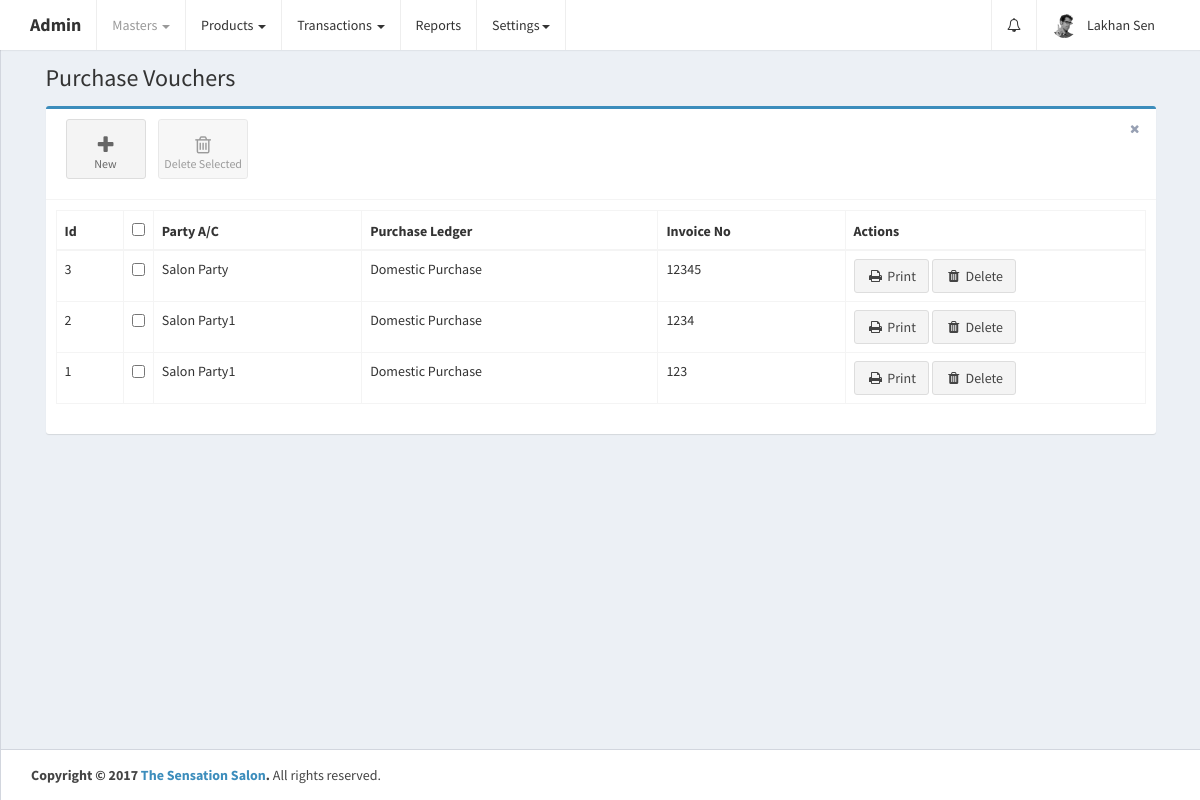
The page /home.php?controller=purchase&action=getbills (signed in) on the database as committed earlier.
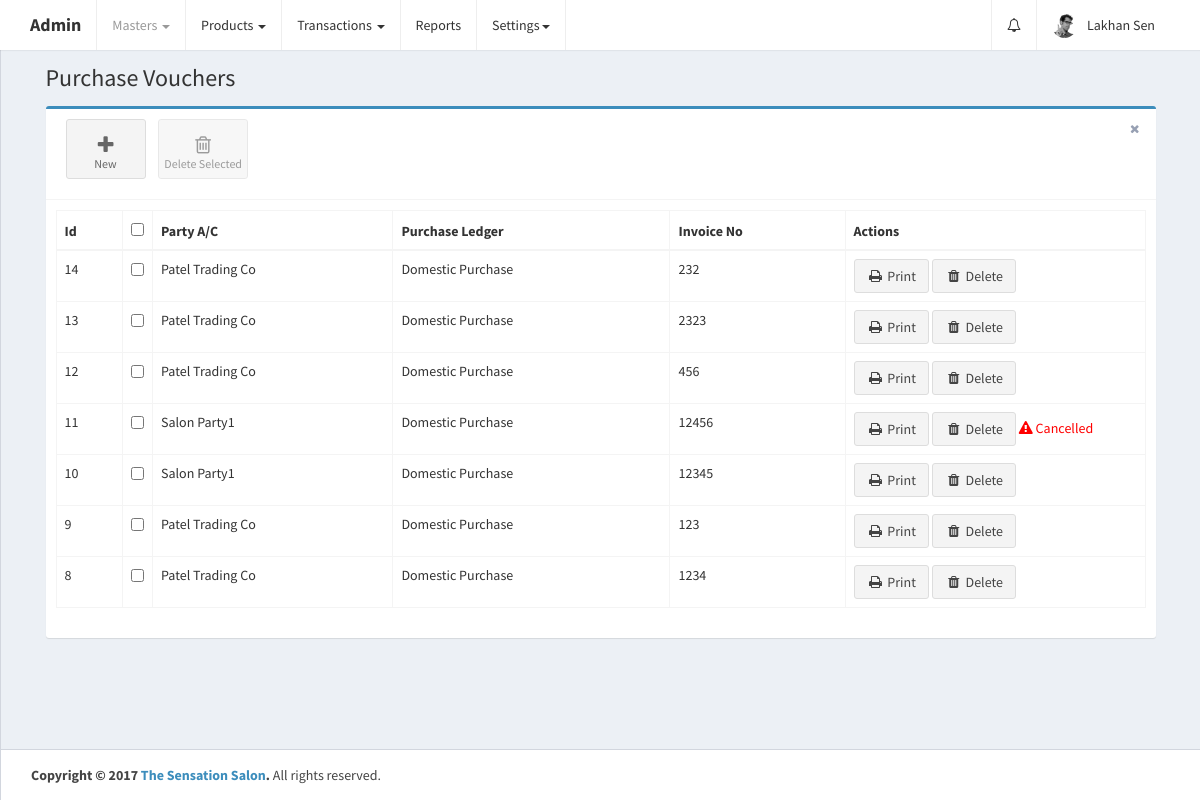
The same page on the database as committed later.
### tables this page shows
CREATE TABLE `purchase_vouchers` (
  `id` int(11) UNSIGNED NOT NULL,
  `date` date DEFAULT NULL,
  `purchase_ledger_id` int(11) DEFAULT NULL,
  `invoice_no` varchar(255) DEFAULT NULL,
  `invoice_date` date DEFAULT NULL,
  `purchase_type_id` int(11) DEFAULT NULL,
  `party_id` int(11) DEFAULT NULL,
  `products_data` longtext COMMENT 'product_id, target_account_id, product_name, hsn_code, mrp, qty, final_updated_qty, price, discount_percentage, discount_rs, cgst_percentage, cgst_rs, sgst_percentage, sgst_rs, igst_percentage, igst_rs, total_amount',
  `total_qty` int(11) DEFAULT NULL,
  `total_rate_per_unit` double DEFAULT NULL,
  `total_discount_percentage` double DEFAULT NULL,
  `total_discount_rs` double DEFAULT NULL,
  `total_cgst_percentage` double DEFAULT NULL,
  `total_cgst_rs` double DEFAULT NULL,
  `total_sgst_percentage` double DEFAULT NULL,
  `total_sgst_rs` double DEFAULT NULL,
  `total_igst_percentage` double DEFAULT NULL,
  `total_igst_rs` double DEFAULT NULL,
  `total_bill_amount` double DEFAULT NULL,
  `is_deleted` tinyint(1) NOT NULL DEFAULT '0',
  `created_at` datetime NOT NULL DEFAULT CURRENT_TIMESTAMP,
  `updated_at` datetime NOT NULL DEFAULT CURRENT_TIMESTAMP ON UPDATE CURRENT_TIMESTAMP
);

### home.php (called while the page is built, shortened)
<?php
require_once 'config/database.php';
if (isset($_GET['controller']) || isset($_GET['action'])) {
    if (isset($_GET['controller']))
        $controller = ucfirst($_GET['controller']);
    if (isset($_GET['action']))
        $action = $_GET['action'];
} else {
    $controller = 'Home';
    $action = 'index';
}
require_once 'config/routes.php';
?>

### controllers/PurchaseController.php (called while the page is built, shortened)
<?php
class PurchaseController {
    public $purchaseobj;
    public $accountgroupobj;
    public $ex_ins_staff_members_nots;
    public function __construct() {
        require_once 'models/Purchase.php';
        $this->purchaseobj = new Purchase();
        require_once 'models/AccountGroup.php';
        $this->accountgroupobj = new AccountGroup();
        $this->ex_ins_staff_members_nots = array();
    }
    public function getbills() {
        $page_header = 'Purchase Vouchers';
        $purchase_vouchers = array();
        $purchase_vouchers_res = $this->purchaseobj->getPurchaseVouchers();
        if ($purchase_vouchers_res->num_rows > 0) {
            while ($purchase_voucher = $purchase_vouchers_res->fetch_assoc()) {
                $purchase_ledger_res = $this->accountgroupobj->getAccountGroup($purchase_voucher['purchase_ledger_id']);
                if ($purchase_ledger_res->num_rows > 0) {
                    while ($purchase_ledger = mysqli_fetch_assoc($purchase_ledger_res)) {
                        $purchase_voucher['purchase_ledger_name'] = ucwords($purchase_ledger['name']);
                    }
                }
                $party_res = $this->accountgroupobj->getAccountGroup($purchase_voucher['party_id']);
                if ($party_res->num_rows > 0) {
                    while ($party = mysqli_fetch_assoc($party_res)) {
                        $purchase_voucher['party_ac_name'] = ucwords($party['name']);
                    }
                }
                $purchase_vouchers[] = $purchase_voucher;
            }
        }
        $ex_ins_staff_members_nots = $this->ex_ins_staff_members_nots;
        require_once APP_DIR . '/views/layout.php';
    }
}
?>

### models/Purchase.php (called while the page is built, shortened)
<?php
class Purchase {
    public $conn;
    public function __construct() {
        $db = new Database();
        $this->conn = $db->connect();
    }
    public function getPurchaseVouchers() {
        $purchase_vouchers = $this->conn->query('SELECT * FROM purchase_vouchers ORDER BY id DESC');
        return $purchase_vouchers;
    }
}
?>

### config/Database.php (called while the page is built)
<?php
class Database {
    public function connect() {
        $conn = new mysqli('localhost', 'root', '', 'thesensationbeautycentre');
        if ($conn->connect_error) {
            die("Connection failed: " . $conn->connect_error);
        } else {
            return $conn;
        }
    }
}
?>

### models/AccountGroup.php (called while the page is built, shortened)
<?php
class AccountGroup {
    public $conn;
    public function __construct() {
        $db = new Database();
        $this->conn = $db->connect();
    }
    public function getAccountGroup($id) {
        $account_group = $this->conn->query('SELECT * FROM account_groups WHERE id=' . $id);
        return $account_group;
    }
}
?>

### views/purchase_bills.php (the view, shortened to what this page needs)
<link rel="stylesheet" href="public/plugins/datatables/dataTables.bootstrap.css">
<div class="row">
    <div class="col-xs-12">
        <div class="box box-primary">
            <div class="box-header with-border">
                <a class="btn btn-app" href="?controller=purchase&action=add">
                    <i class="fa fa-plus"></i> New
                </a>
                <button class="btn btn-app" id="delete_selected">
                    <i class="fa fa-trash-o"></i> Delete Selected
                </button>
                <div class="box-tools pull-right">
                    <button type="button" class="btn btn-box-tool" data-widget="remove"><i class="fa fa-times"></i></button>
                </div>
            </div>
            <div class="box-body">
                <div class="table-responsive">
                    <table id="purchase_vouchers_table" class="table table-bordered table-hover" role="grid" aria-describedby="purchase_vouchers_table_info">
                        <thead>
                            <tr>
                                <th>Id</th>
                                <th data-orderable="false" width="20px">
                                    <input type="checkbox" class="select-all">
                                </th>
                                <th>Party A/C</th>
                                <th>Purchase Ledger</th>
                                <th>Invoice No</th>
                                <th data-orderable="false" width="300px">Actions</th>
                            </tr>
                        </thead>
                        <?php
                        if (isset($purchase_vouchers)) {
                            ?>
                            <tbody>
                                <?php
                                foreach ($purchase_vouchers as $purchase_voucher) {
                                    ?>
                                    <tr id="tr_<?php echo $purchase_voucher['id']; ?>">
                                        <td><?php echo $purchase_voucher['id']; ?></td>
                                        <td><input type="checkbox" name="select_purchase_vouchers[]" data-id="<?php echo $purchase_voucher['id']; ?>"></td>
                                        <td><?php echo $purchase_voucher['party_ac_name']; ?></td>
                                        <td><?php echo $purchase_voucher['purchase_ledger_name']; ?></td>
                                        <td><?php echo $purchase_voucher['invoice_no']; ?></td>
                                        <td>
                                            <a href="?controller=purchase&action=printBill&id=<?php echo $purchase_voucher['id']; ?>" class="btn btn-default" target="_blank"><i class="fa fa-fw fa-print"></i> Print</a>
                                            <a href="" class="delete btn btn-default" data-id="<?php echo $purchase_voucher['id']; ?>"><i class="fa fa-fw fa-trash"></i> Delete</a>
                                            <span id="span_<?php echo $purchase_voucher['id']; ?>">
                                                <?php
                                                if ($purchase_voucher['is_deleted'] == '1') {
                                                    ?>
                                                    <font color="red"><i class="fa fa-exclamation-triangle"></i> Cancelled</font>
                                                    <?php
                                                }
                                                ?>
                                            </span>
                                        </td>
                                    </tr>
                                    <?php
                                }
                                ?>
                            </tbody>
                            <?php
                        }
                        ?>
                    </table>
                </div>
            </div>
        </div>
    </div>
</div>

### config/routes.php (shortened to what this page needs)
<?php
$controllers = array(
    'Error' => ['index'],
    'Home' => ['index'],
    'Brand' => ['getBrands', 'addBrand', 'getBrand', 'updateBrand', 'deleteBrand', 'checkNameExist'],
    'Customer' => ['getCustomers', 'getCustomer', 'addCustomer', 'updateCustomer', 'deleteCutomer'],
    'Staff' => ['getstaffmembers', 'addstaff', 'getstaffmember', 'updatestaff', 'deletestaff'],
    'Accountgroup' => ['getall', 'get', 'add', 'getParentName', 'update', 'deleteacgroup', 'checkNameExist', 'getById', 'findSalesLedgerByTerm', 'findSalesLedgerByTerm'],
    'Productcategory' => ['getcategories', 'addcategory', 'getcategory', 'updatecategory', 'deletecategory', 'checkNameExist'],
    'Product' => ['getproducts', 'getproduct', 'addproduct', 'updateproduct', 'deleteproduct', 'findProductByTerm', 'checkProductNameExist', 'checkQty', 'checkQtyForPurhase', 'checkQtyForSales'],
    'Party' => ['getall', 'add', 'update', 'get', 'delete', 'getPartyNameByTerm', 'getById', 'checkPartyNameExist'],
    'Purchase' => ['getbills', 'checkInovieExist', 'add', 'findLedgerByTerm', 'checkLedgerNameExist', 'delete', 'update', 'printBill'],
    'Sale' => ['getbills', 'checkInovieExist', 'add', 'findLedgerByTerm', 'checkLedgerNameExist', 'delete'],
    'Creditnotes' => ['getall', 'add', 'checkCreditNoteExist'],
    'Debitnotes' => ['getall', 'add', 'checkDebitNoteExist'],
    'Contra' => ['getall', 'add', 'checkDebitNoteExist'],
    'Journal' => ['getall', 'add', 'getAllAccounts', 'checkLedgerNameExist'],
);
if (array_key_exists($controller, $controllers)) {
    if (in_array($action, $controllers[$controller])) {
        switch ($controller) {
            case 'Purchase':
                $controller = new PurchaseController();
                break;
        }
        $controller->$action();
    } else {
        require_once APP_DIR . '/controllers/ErrorController.php';
        $controller = new ErrorController();
        $action = 'index';
        $controller->$action();
    }
} else {
    require_once APP_DIR . '/controllers/ErrorController.php';
    $controller = new ErrorController();
    $action = 'index';
    $controller->$action();
}
?>

### views/layout.php (shortened to what this page needs)
<!DOCTYPE html>
<html>
    <head>
        <link href="public/plugins/bootstrap/css/bootstrap.min.css" rel="stylesheet">
        <link href="public/css/font-awesome.min.css" rel="stylesheet">
        <link href="public/css/admin.css" rel="stylesheet">
        <link href="public/css/skin-black-light.min.css" rel="stylesheet">
    </head>
    <body class="hold-transition skin-black-light layout-top-nav">
        <div class="wrapper">
            <header class="main-header">
                <nav class="navbar navbar-static-top">
                    <div class="container">
                        <div class="navbar-header">
                            <a href="home.php" class="navbar-brand"><b>Admin</b></a>
                        </div>
                        <div class="collapse navbar-collapse pull-left" id="navbar-collapse">
                            <ul class="nav navbar-nav">
                                <li class="dropdown active">
                                    <a href="#" class="dropdown-toggle" data-toggle="dropdown">Masters <span class="caret"></span></a>
                                </li>
                                <li class="dropdown">
                                    <a href="#" class="dropdown-toggle" data-toggle="dropdown">Products <span class="caret"></span></a>
                                </li>
                                <li class="dropdown">
                                    <a href="#" class="dropdown-toggle" data-toggle="dropdown">Transactions <span class="caret"></span></a>
                                </li>
                                <li>
                                    <a href="#">Reports</a>
                                </li>
                                <li class="dropdown">
                                    <a href="#" class="dropdown-toggle" data-toggle="dropdown">Settings<span class="caret"></span></a>
                                </li>
                            </ul>
                        </div>
                        <div class="navbar-custom-menu">
                            <ul class="nav navbar-nav">
                                <?php
                                if (isset($ex_ins_staff_members_nots)) {
                                    ?>
                                    <li class="dropdown notifications-menu">
                                        <a href="#" class="dropdown-toggle" data-toggle="dropdown">
                                            <i class="fa fa-bell-o"></i>
                                        </a>
                                    </li>
                                    <?php
                                }
                                ?>
                                <li class="dropdown user user-menu">
                                    <a href="#" class="dropdown-toggle" data-toggle="dropdown">
                                        <img src="public/images/user2-160x160.jpg" class="user-image" alt="User Image">
                                        <span class="hidden-xs"><?php echo ucwords($_SESSION['admin']); ?></span>
                                    </a>
                                </li>
                            </ul>
                        </div>
                    </div>
                </nav>
            </header>
            <div class="content-wrapper">
                <div class="container">
                    <section class="content-header">
                        <h1><?php echo $page_header; ?></h1>
                    </section>
                    <section class="content">
                        <?php
                        include_once APP_DIR . $view_file;
                        ?>
                    </section>
                </div>
            </div>
            <footer class="main-footer">
                <div class="container">
                    <strong>Copyright &copy; 2017 <a href="http://www.sensationsalon.in/">The Sensation Salon</a>.</strong> All rights
                    reserved.
                </div>
            </footer>
        </div>
    </body>
</html>

### views/purchase_bills.php (style rules this page uses)
.table-responsive { overflow-x: initial; }

Rows that differ between the two databases and show on the page:
removed purchase_vouchers: id "3", party_ac_name "Salon Party", purchase_ledger_name "Domestic Purchase", invoice_no "12345"
removed purchase_vouchers: id "2", party_ac_name "Salon Party1", purchase_ledger_name "Domestic Purchase", invoice_no "1234"
removed purchase_vouchers: id "1", party_ac_name "Salon Party1", purchase_ledger_name "Domestic Purchase", invoice_no "123"
added purchase_vouchers: id "14", party_ac_name "Patel Trading Co", purchase_ledger_name "Domestic Purchase", invoice_no "232"
added purchase_vouchers: id "13", party_ac_name "Patel Trading Co", purchase_ledger_name "Domestic Purchase", invoice_no "2323"
added purchase_vouchers: id "12", party_ac_name "Patel Trading Co", purchase_ledger_name "Domestic Purchase", invoice_no "456"
added purchase_vouchers: id "11", party_ac_name "Salon Party1", purchase_ledger_name "Domestic Purchase", invoice_no "12456", is_deleted 1 (drawn)
added purchase_vouchers: id "10", party_ac_name "Salon Party1", purchase_ledger_name "Domestic Purchase", invoice_no "12345"
added purchase_vouchers: id "9", party_ac_name "Patel Trading Co", purchase_ledger_name "Domestic Purchase", invoice_no "123"
added purchase_vouchers: id "8", party_ac_name "Patel Trading Co", purchase_ledger_name "Domestic Purchase", invoice_no "1234"
